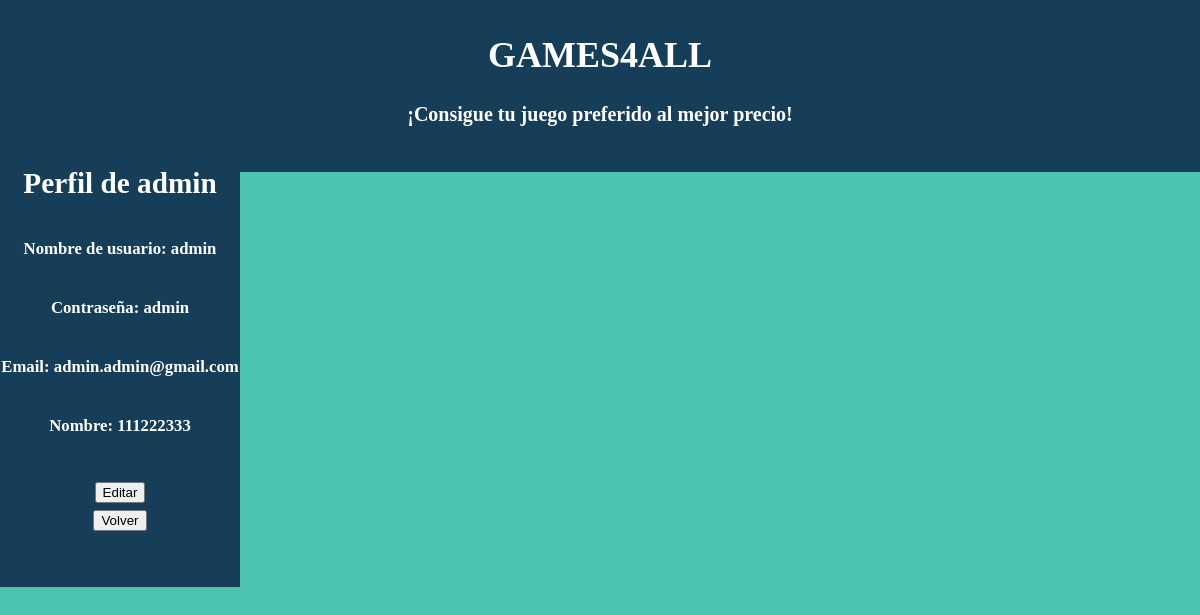
Before: /gestionar_perfil.php (signed in) with the older database file.
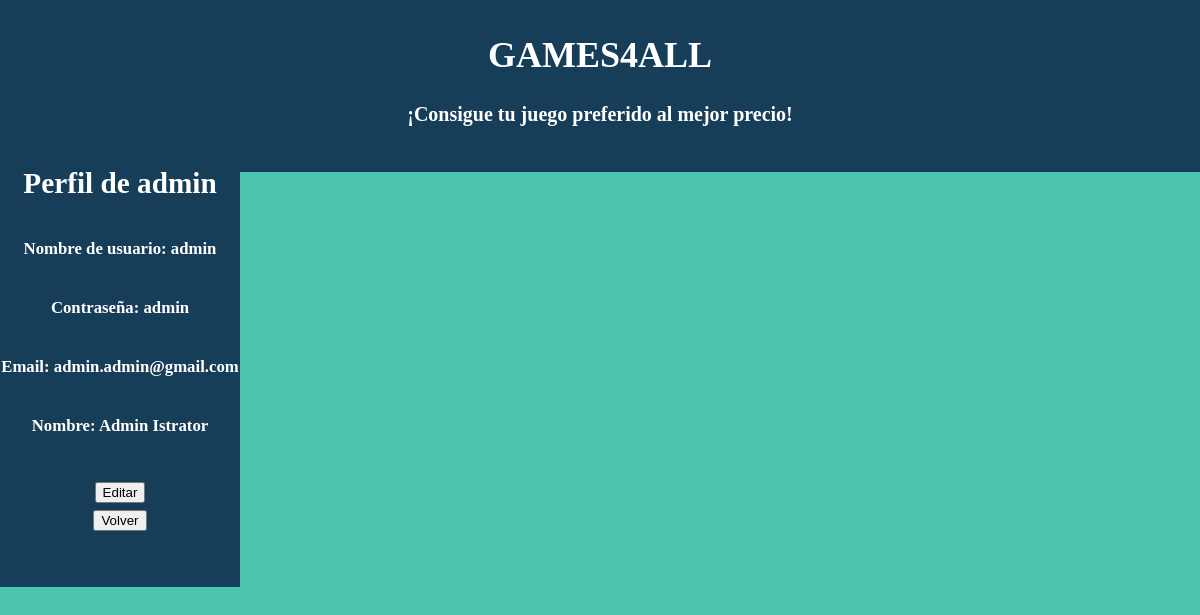
After: the same page with the newer database file.
### tables this page shows
CREATE TABLE `usuario` (
  `id_usuario` int(11) NOT NULL,
  `rol` varchar(15) NOT NULL DEFAULT 'usuario',
  `alias` varchar(15) NOT NULL,
  `password` varchar(15) NOT NULL,
  `correo` varchar(30) NOT NULL,
  `nombre` varchar(60) NOT NULL,
  `pais` varchar(20) NOT NULL,
  `ciudad` varchar(20) NOT NULL,
  `direccion` varchar(40) NOT NULL,
  `cod_postal` varchar(8) NOT NULL
);

### gestionar_perfil.php (the view, shortened to what this page needs)
<!DOCTYPE html>
<html>
    <head>
        <link rel="stylesheet" href="estilos.css">
        <div id="header">
        <h1>GAMES4ALL</h1>
        <h4>¡Consigue tu juego preferido al mejor precio!</h4>
    </div>
    </head>
     <?php
        $alias = $_COOKIE['alias'];
        $conexion = mysqli_connect("localhost", "root", "", "games4all")or die("Fallo al hacer la consulta.");
        $consulta = mysqli_query($conexion, "SELECT * FROM usuario WHERE alias = '$alias'");
        $linea = mysqli_fetch_array($consulta);
        $alias = $linea["alias"];
        $pass = $linea["password"];
        $email = $linea["correo"];
        $nombre = $linea["nombre"];
    ?>
    <body style="background-color: #4CC5B0; text-align: center; color: #000000;">
        <div style="float: left; width: 20%; height: 450px;margin-top: -60px; background-color: #173E59; color: #ffffff;font-size: 25px;">
            <h3>Perfil de <?php echo $alias ?></h3>
            <h6>Nombre de usuario: <?php echo $alias ?></h6>
            <h6>Contraseña: <?php echo $pass ?></h6>
            <h6>Email: <?php echo $email ?></h6>
            <h6>Nombre: <?php echo $nombre ?></h6>
            <form method="post" action="editar_usuario.php">
            <input type="submit" value="Editar">
            </form>
            <form method="POST" action="menus.php">
                <input type="submit" value="Volver">
            </form>
        </div>
    </body>
</html>

Changed rows visible on the page:
changed usuario "admin": nombre "111222333" → "Admin Istrator"
